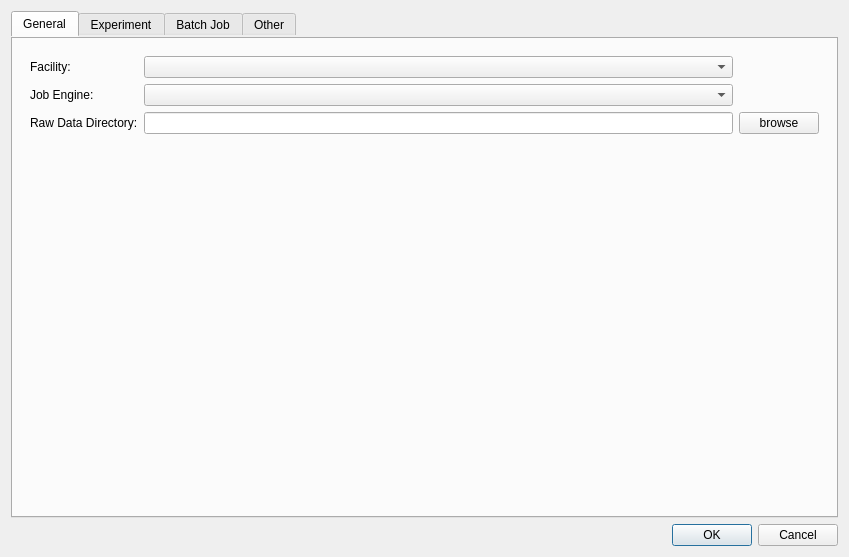
<?xml version="1.0" encoding="UTF-8"?>
<ui version="4.0">
 <class>Settings</class>
 <widget class="QDialog" name="Settings">
  <property name="geometry">
   <rect>
    <x>0</x>
    <y>0</y>
    <width>849</width>
    <height>557</height>
   </rect>
  </property>
  <property name="windowTitle">
   <string>Settings</string>
  </property>
  <layout class="QVBoxLayout" name="verticalLayout">
   <item>
    <widget class="QTabWidget" name="tabWidget">
     <property name="styleSheet">
      <string notr="true">QTabWidget::pane { 
 padding: 20px;
 margin: -10px -10px -10px -10px;
}</string>
     </property>
     <property name="currentIndex">
      <number>0</number>
     </property>
     <widget class="QWidget" name="tab">
      <attribute name="title">
       <string>General</string>
      </attribute>
      <layout class="QVBoxLayout" name="verticalLayout_4">
       <item>
        <layout class="QGridLayout" name="gridLayout">
         <item row="1" column="1">
          <widget class="QComboBox" name="jobEngine"/>
         </item>
         <item row="1" column="0">
          <widget class="QLabel" name="label_2">
           <property name="text">
            <string>Job Engine:</string>
           </property>
           <property name="alignment">
            <set>Qt::AlignLeading|Qt::AlignLeft|Qt::AlignVCenter</set>
           </property>
          </widget>
         </item>
         <item row="2" column="2">
          <widget class="QPushButton" name="browseButton">
           <property name="text">
            <string>browse</string>
           </property>
          </widget>
         </item>
         <item row="2" column="0">
          <widget class="QLabel" name="label_34">
           <property name="text">
            <string>Raw Data Directory:</string>
           </property>
           <property name="alignment">
            <set>Qt::AlignLeading|Qt::AlignLeft|Qt::AlignVCenter</set>
           </property>
          </widget>
         </item>
         <item row="0" column="0">
          <widget class="QLabel" name="label">
           <property name="text">
            <string>Facility:</string>
           </property>
           <property name="alignment">
            <set>Qt::AlignLeading|Qt::AlignLeft|Qt::AlignVCenter</set>
           </property>
          </widget>
         </item>
         <item row="2" column="1">
          <widget class="QLineEdit" name="rawDataDir"/>
         </item>
         <item row="0" column="1">
          <widget class="QComboBox" name="facilityBox"/>
         </item>
        </layout>
       </item>
       <item>
        <spacer name="verticalSpacer_3">
         <property name="orientation">
          <enum>Qt::Vertical</enum>
         </property>
         <property name="sizeHint" stdset="0">
          <size>
           <width>20</width>
           <height>187</height>
          </size>
         </property>
        </spacer>
       </item>
      </layout>
     </widget>
     <widget class="QWidget" name="tab_2">
      <attribute name="title">
       <string>Experiment</string>
      </attribute>
      <layout class="QVBoxLayout" name="verticalLayout_7">
       <item>
        <layout class="QVBoxLayout" name="verticalLayout_2">
         <item>
          <layout class="QHBoxLayout" name="horizontalLayout_2" stretch="0,1">
           <item>
            <widget class="QLabel" name="label_17">
             <property name="text">
              <string>Source &amp; Detector</string>
             </property>
            </widget>
           </item>
           <item>
            <widget class="Line" name="line">
             <property name="orientation">
              <enum>Qt::Horizontal</enum>
             </property>
            </widget>
           </item>
          </layout>
         </item>
         <item>
          <layout class="QHBoxLayout" name="horizontalLayout_3">
           <item>
            <layout class="QGridLayout" name="gridLayout_2">
             <item row="0" column="0">
              <spacer name="horizontalSpacer_2">
               <property name="orientation">
                <enum>Qt::Horizontal</enum>
               </property>
               <property name="sizeType">
                <enum>QSizePolicy::Fixed</enum>
               </property>
               <property name="sizeHint" stdset="0">
                <size>
                 <width>20</width>
                 <height>20</height>
                </size>
               </property>
              </spacer>
             </item>
             <item row="0" column="1">
              <widget class="QLabel" name="label_3">
               <property name="text">
                <string>Photon Energy:</string>
               </property>
              </widget>
             </item>
             <item row="0" column="2">
              <widget class="QDoubleSpinBox" name="photonEnergy">
               <property name="maximum">
                <double>99999.000000000000000</double>
               </property>
              </widget>
             </item>
             <item row="0" column="3">
              <widget class="QLabel" name="label_18">
               <property name="text">
                <string>eV</string>
               </property>
              </widget>
             </item>
             <item row="1" column="1">
              <widget class="QLabel" name="label_5">
               <property name="text">
                <string>Pixel Size:</string>
               </property>
              </widget>
             </item>
             <item row="1" column="2">
              <widget class="QDoubleSpinBox" name="pixelSize">
               <property name="maximum">
                <double>9999.000000000000000</double>
               </property>
              </widget>
             </item>
             <item row="1" column="3">
              <widget class="QLabel" name="label_21">
               <property name="text">
                <string>μm</string>
               </property>
              </widget>
             </item>
             <item row="2" column="1">
              <widget class="QLabel" name="label_4">
               <property name="text">
                <string>Detector Distance:</string>
               </property>
              </widget>
             </item>
             <item row="2" column="2">
              <widget class="QDoubleSpinBox" name="detectorDistance">
               <property name="maximum">
                <double>9999.000000000000000</double>
               </property>
              </widget>
             </item>
             <item row="2" column="3">
              <widget class="QLabel" name="label_22">
               <property name="text">
                <string>mm</string>
               </property>
              </widget>
             </item>
            </layout>
           </item>
           <item>
            <spacer name="horizontalSpacer_3">
             <property name="orientation">
              <enum>Qt::Horizontal</enum>
             </property>
             <property name="sizeHint" stdset="0">
              <size>
               <width>40</width>
               <height>20</height>
              </size>
             </property>
            </spacer>
           </item>
          </layout>
         </item>
        </layout>
       </item>
       <item>
        <layout class="QVBoxLayout" name="verticalLayout_6">
         <item>
          <layout class="QHBoxLayout" name="horizontalLayout_4" stretch="0,1">
           <item>
            <widget class="QLabel" name="label_23">
             <property name="text">
              <string>Raw Image</string>
             </property>
            </widget>
           </item>
           <item>
            <widget class="Line" name="line_2">
             <property name="orientation">
              <enum>Qt::Horizontal</enum>
             </property>
            </widget>
           </item>
          </layout>
         </item>
         <item>
          <layout class="QHBoxLayout" name="horizontalLayout_5">
           <item>
            <layout class="QGridLayout" name="gridLayout_4">
             <item row="0" column="0">
              <spacer name="horizontalSpacer_4">
               <property name="orientation">
                <enum>Qt::Horizontal</enum>
               </property>
               <property name="sizeType">
                <enum>QSizePolicy::Fixed</enum>
               </property>
               <property name="sizeHint" stdset="0">
                <size>
                 <width>20</width>
                 <height>20</height>
                </size>
               </property>
              </spacer>
             </item>
             <item row="0" column="1">
              <widget class="QLabel" name="label_6">
               <property name="text">
                <string>Width:</string>
               </property>
              </widget>
             </item>
             <item row="0" column="2">
              <widget class="QSpinBox" name="imageWidth">
               <property name="maximum">
                <number>9999</number>
               </property>
              </widget>
             </item>
             <item row="0" column="3">
              <spacer name="horizontalSpacer_6">
               <property name="orientation">
                <enum>Qt::Horizontal</enum>
               </property>
               <property name="sizeType">
                <enum>QSizePolicy::Fixed</enum>
               </property>
               <property name="sizeHint" stdset="0">
                <size>
                 <width>20</width>
                 <height>20</height>
                </size>
               </property>
              </spacer>
             </item>
             <item row="0" column="4">
              <widget class="QLabel" name="label_7">
               <property name="text">
                <string>Height:</string>
               </property>
              </widget>
             </item>
             <item row="0" column="5">
              <widget class="QSpinBox" name="imageHeight">
               <property name="maximum">
                <number>9999</number>
               </property>
              </widget>
             </item>
             <item row="1" column="0">
              <spacer name="horizontalSpacer_5">
               <property name="orientation">
                <enum>Qt::Horizontal</enum>
               </property>
               <property name="sizeType">
                <enum>QSizePolicy::Fixed</enum>
               </property>
               <property name="sizeHint" stdset="0">
                <size>
                 <width>20</width>
                 <height>20</height>
                </size>
               </property>
              </spacer>
             </item>
             <item row="1" column="1">
              <widget class="QLabel" name="label_8">
               <property name="text">
                <string>Center X:</string>
               </property>
              </widget>
             </item>
             <item row="1" column="2">
              <widget class="QDoubleSpinBox" name="centerX">
               <property name="maximum">
                <double>9999.000000000000000</double>
               </property>
              </widget>
             </item>
             <item row="1" column="3">
              <spacer name="horizontalSpacer_7">
               <property name="orientation">
                <enum>Qt::Horizontal</enum>
               </property>
               <property name="sizeType">
                <enum>QSizePolicy::Fixed</enum>
               </property>
               <property name="sizeHint" stdset="0">
                <size>
                 <width>20</width>
                 <height>20</height>
                </size>
               </property>
              </spacer>
             </item>
             <item row="1" column="4">
              <widget class="QLabel" name="label_9">
               <property name="text">
                <string>Center Y:</string>
               </property>
              </widget>
             </item>
             <item row="1" column="5">
              <widget class="QDoubleSpinBox" name="centerY">
               <property name="maximum">
                <double>9999.000000000000000</double>
               </property>
              </widget>
             </item>
            </layout>
           </item>
           <item>
            <spacer name="horizontalSpacer_8">
             <property name="orientation">
              <enum>Qt::Horizontal</enum>
             </property>
             <property name="sizeHint" stdset="0">
              <size>
               <width>40</width>
               <height>20</height>
              </size>
             </property>
            </spacer>
           </item>
          </layout>
         </item>
        </layout>
       </item>
       <item>
        <spacer name="verticalSpacer">
         <property name="orientation">
          <enum>Qt::Vertical</enum>
         </property>
         <property name="sizeHint" stdset="0">
          <size>
           <width>20</width>
           <height>85</height>
          </size>
         </property>
        </spacer>
       </item>
      </layout>
     </widget>
     <widget class="QWidget" name="tab_3">
      <attribute name="title">
       <string>Batch Job</string>
      </attribute>
      <layout class="QVBoxLayout" name="verticalLayout_11">
       <item>
        <layout class="QVBoxLayout" name="verticalLayout_3">
         <item>
          <layout class="QHBoxLayout" name="horizontalLayout_6" stretch="0,1">
           <item>
            <widget class="QLabel" name="label_24">
             <property name="text">
              <string>Compression</string>
             </property>
            </widget>
           </item>
           <item>
            <widget class="Line" name="line_3">
             <property name="orientation">
              <enum>Qt::Horizontal</enum>
             </property>
            </widget>
           </item>
          </layout>
         </item>
         <item>
          <layout class="QHBoxLayout" name="horizontalLayout_7">
           <item>
            <spacer name="horizontalSpacer_9">
             <property name="orientation">
              <enum>Qt::Horizontal</enum>
             </property>
             <property name="sizeType">
              <enum>QSizePolicy::Fixed</enum>
             </property>
             <property name="sizeHint" stdset="0">
              <size>
               <width>20</width>
               <height>20</height>
              </size>
             </property>
            </spacer>
           </item>
           <item>
            <widget class="QLabel" name="label_14">
             <property name="text">
              <string>Compress Raw Data:</string>
             </property>
            </widget>
           </item>
           <item>
            <widget class="QCheckBox" name="compressRawData">
             <property name="text">
              <string/>
             </property>
             <property name="tristate">
              <bool>false</bool>
             </property>
            </widget>
           </item>
           <item>
            <spacer name="horizontalSpacer_12">
             <property name="orientation">
              <enum>Qt::Horizontal</enum>
             </property>
             <property name="sizeHint" stdset="0">
              <size>
               <width>40</width>
               <height>20</height>
              </size>
             </property>
            </spacer>
           </item>
          </layout>
         </item>
         <item>
          <layout class="QHBoxLayout" name="horizontalLayout_8">
           <item>
            <spacer name="horizontalSpacer_10">
             <property name="orientation">
              <enum>Qt::Horizontal</enum>
             </property>
             <property name="sizeType">
              <enum>QSizePolicy::Fixed</enum>
             </property>
             <property name="sizeHint" stdset="0">
              <size>
               <width>20</width>
               <height>20</height>
              </size>
             </property>
            </spacer>
           </item>
           <item>
            <widget class="QLabel" name="label_10">
             <property name="text">
              <string>Raw Dataset:</string>
             </property>
            </widget>
           </item>
           <item>
            <widget class="QLineEdit" name="rawDataset">
             <property name="enabled">
              <bool>false</bool>
             </property>
            </widget>
           </item>
           <item>
            <spacer name="horizontalSpacer_11">
             <property name="orientation">
              <enum>Qt::Horizontal</enum>
             </property>
             <property name="sizeType">
              <enum>QSizePolicy::Fixed</enum>
             </property>
             <property name="sizeHint" stdset="0">
              <size>
               <width>20</width>
               <height>20</height>
              </size>
             </property>
            </spacer>
           </item>
           <item>
            <widget class="QLabel" name="label_13">
             <property name="text">
              <string>Compressed Dataset:</string>
             </property>
            </widget>
           </item>
           <item>
            <widget class="QLineEdit" name="compressedDataset">
             <property name="enabled">
              <bool>false</bool>
             </property>
            </widget>
           </item>
           <item>
            <spacer name="horizontalSpacer_23">
             <property name="orientation">
              <enum>Qt::Horizontal</enum>
             </property>
             <property name="sizeType">
              <enum>QSizePolicy::Fixed</enum>
             </property>
             <property name="sizeHint" stdset="0">
              <size>
               <width>20</width>
               <height>20</height>
              </size>
             </property>
            </spacer>
           </item>
           <item>
            <widget class="QLabel" name="label_32">
             <property name="text">
              <string>Compressed Batch Size:</string>
             </property>
            </widget>
           </item>
           <item>
            <widget class="QSpinBox" name="compressedBatchSize">
             <property name="maximum">
              <number>10000</number>
             </property>
             <property name="value">
              <number>100</number>
             </property>
            </widget>
           </item>
          </layout>
         </item>
        </layout>
       </item>
       <item>
        <layout class="QVBoxLayout" name="verticalLayout_10">
         <item>
          <layout class="QHBoxLayout" name="horizontalLayout_15" stretch="0,1">
           <item>
            <widget class="QLabel" name="label_29">
             <property name="text">
              <string>Hit Finding</string>
             </property>
            </widget>
           </item>
           <item>
            <widget class="Line" name="line_6">
             <property name="orientation">
              <enum>Qt::Horizontal</enum>
             </property>
            </widget>
           </item>
          </layout>
         </item>
         <item>
          <layout class="QHBoxLayout" name="horizontalLayout_16" stretch="0,0,1">
           <item>
            <spacer name="horizontalSpacer_13">
             <property name="orientation">
              <enum>Qt::Horizontal</enum>
             </property>
             <property name="sizeType">
              <enum>QSizePolicy::Fixed</enum>
             </property>
             <property name="sizeHint" stdset="0">
              <size>
               <width>20</width>
               <height>20</height>
              </size>
             </property>
            </spacer>
           </item>
           <item>
            <widget class="QLabel" name="label_30">
             <property name="text">
              <string>Choose Hit Finding Configuration:</string>
             </property>
            </widget>
           </item>
           <item>
            <widget class="QComboBox" name="hitTags"/>
           </item>
          </layout>
         </item>
         <item>
          <layout class="QHBoxLayout" name="horizontalLayout_10">
           <item>
            <spacer name="horizontalSpacer_14">
             <property name="orientation">
              <enum>Qt::Horizontal</enum>
             </property>
             <property name="sizeType">
              <enum>QSizePolicy::Fixed</enum>
             </property>
             <property name="sizeHint" stdset="0">
              <size>
               <width>20</width>
               <height>20</height>
              </size>
             </property>
            </spacer>
           </item>
           <item>
            <widget class="QLabel" name="label_35">
             <property name="text">
              <string>Skip event if max intensity &lt;</string>
             </property>
            </widget>
           </item>
           <item>
            <widget class="QSpinBox" name="maxIntensity">
             <property name="maximum">
              <number>99999</number>
             </property>
            </widget>
           </item>
           <item>
            <widget class="QLabel" name="label_20">
             <property name="text">
              <string>;  A hit should have at least</string>
             </property>
            </widget>
           </item>
           <item>
            <widget class="QSpinBox" name="minPeaks"/>
           </item>
           <item>
            <widget class="QLabel" name="label_26">
             <property name="text">
              <string>peaks</string>
             </property>
            </widget>
           </item>
           <item>
            <spacer name="horizontalSpacer_16">
             <property name="orientation">
              <enum>Qt::Horizontal</enum>
             </property>
             <property name="sizeHint" stdset="0">
              <size>
               <width>40</width>
               <height>20</height>
              </size>
             </property>
            </spacer>
           </item>
          </layout>
         </item>
        </layout>
       </item>
       <item>
        <layout class="QVBoxLayout" name="verticalLayout_8">
         <item>
          <layout class="QHBoxLayout" name="horizontalLayout_9" stretch="0,1">
           <item>
            <widget class="QLabel" name="label_25">
             <property name="text">
              <string>Save to CXI</string>
             </property>
            </widget>
           </item>
           <item>
            <widget class="Line" name="line_4">
             <property name="orientation">
              <enum>Qt::Horizontal</enum>
             </property>
            </widget>
           </item>
          </layout>
         </item>
         <item>
          <layout class="QHBoxLayout" name="horizontalLayout_11">
           <item>
            <spacer name="horizontalSpacer_17">
             <property name="orientation">
              <enum>Qt::Horizontal</enum>
             </property>
             <property name="sizeType">
              <enum>QSizePolicy::Fixed</enum>
             </property>
             <property name="sizeHint" stdset="0">
              <size>
               <width>20</width>
               <height>20</height>
              </size>
             </property>
            </spacer>
           </item>
           <item>
            <widget class="QLabel" name="label_11">
             <property name="text">
              <string>CXI Raw Data Path:</string>
             </property>
            </widget>
           </item>
           <item>
            <widget class="QLineEdit" name="cxiRawDataPath"/>
           </item>
           <item>
            <spacer name="horizontalSpacer_15">
             <property name="orientation">
              <enum>Qt::Horizontal</enum>
             </property>
             <property name="sizeType">
              <enum>QSizePolicy::Fixed</enum>
             </property>
             <property name="sizeHint" stdset="0">
              <size>
               <width>20</width>
               <height>20</height>
              </size>
             </property>
            </spacer>
           </item>
           <item>
            <widget class="QLabel" name="label_16">
             <property name="text">
              <string>CXI Peak Info Path:</string>
             </property>
            </widget>
           </item>
           <item>
            <widget class="QLineEdit" name="cxiPeakInfoPath"/>
           </item>
           <item>
            <spacer name="horizontalSpacer_24">
             <property name="orientation">
              <enum>Qt::Horizontal</enum>
             </property>
             <property name="sizeType">
              <enum>QSizePolicy::Fixed</enum>
             </property>
             <property name="sizeHint" stdset="0">
              <size>
               <width>20</width>
               <height>20</height>
              </size>
             </property>
            </spacer>
           </item>
           <item>
            <widget class="QLabel" name="label_33">
             <property name="text">
              <string>CXI Size:</string>
             </property>
            </widget>
           </item>
           <item>
            <widget class="QSpinBox" name="cxiSize">
             <property name="maximum">
              <number>10000</number>
             </property>
             <property name="value">
              <number>100</number>
             </property>
            </widget>
           </item>
          </layout>
         </item>
         <item>
          <layout class="QHBoxLayout" name="horizontalLayout_12">
           <item>
            <spacer name="horizontalSpacer_18">
             <property name="orientation">
              <enum>Qt::Horizontal</enum>
             </property>
             <property name="sizeType">
              <enum>QSizePolicy::Fixed</enum>
             </property>
             <property name="sizeHint" stdset="0">
              <size>
               <width>20</width>
               <height>20</height>
              </size>
             </property>
            </spacer>
           </item>
           <item>
            <widget class="QLabel" name="label_27">
             <property name="text">
              <string>Keep cheetah datasets:</string>
             </property>
            </widget>
           </item>
           <item>
            <widget class="QLineEdit" name="cheetahDatasets"/>
           </item>
          </layout>
         </item>
        </layout>
       </item>
       <item>
        <layout class="QVBoxLayout" name="verticalLayout_9">
         <item>
          <layout class="QHBoxLayout" name="horizontalLayout_13" stretch="0,1">
           <item>
            <widget class="QLabel" name="label_28">
             <property name="text">
              <string>Job Management</string>
             </property>
            </widget>
           </item>
           <item>
            <widget class="Line" name="line_5">
             <property name="orientation">
              <enum>Qt::Horizontal</enum>
             </property>
            </widget>
           </item>
          </layout>
         </item>
         <item>
          <layout class="QHBoxLayout" name="horizontalLayout_14">
           <item>
            <layout class="QGridLayout" name="gridLayout_3">
             <item row="0" column="0">
              <spacer name="horizontalSpacer_19">
               <property name="orientation">
                <enum>Qt::Horizontal</enum>
               </property>
               <property name="sizeType">
                <enum>QSizePolicy::Fixed</enum>
               </property>
               <property name="sizeHint" stdset="0">
                <size>
                 <width>20</width>
                 <height>20</height>
                </size>
               </property>
              </spacer>
             </item>
             <item row="0" column="1">
              <widget class="QLabel" name="label_15">
               <property name="text">
                <string>Job Pool Capacity of Auto Mode:</string>
               </property>
              </widget>
             </item>
             <item row="0" column="2">
              <widget class="QSpinBox" name="jobPoolSize">
               <property name="value">
                <number>0</number>
               </property>
              </widget>
             </item>
             <item row="1" column="0">
              <spacer name="horizontalSpacer_20">
               <property name="orientation">
                <enum>Qt::Horizontal</enum>
               </property>
               <property name="sizeType">
                <enum>QSizePolicy::Fixed</enum>
               </property>
               <property name="sizeHint" stdset="0">
                <size>
                 <width>20</width>
                 <height>20</height>
                </size>
               </property>
              </spacer>
             </item>
             <item row="1" column="1">
              <widget class="QLabel" name="label_12">
               <property name="text">
                <string>Job Batch Size for MPI:</string>
               </property>
              </widget>
             </item>
             <item row="1" column="2">
              <widget class="QSpinBox" name="mpiBatchSize">
               <property name="maximum">
                <number>9999</number>
               </property>
              </widget>
             </item>
             <item row="2" column="0">
              <spacer name="horizontalSpacer_22">
               <property name="orientation">
                <enum>Qt::Horizontal</enum>
               </property>
               <property name="sizeType">
                <enum>QSizePolicy::Fixed</enum>
               </property>
               <property name="sizeHint" stdset="0">
                <size>
                 <width>20</width>
                 <height>20</height>
                </size>
               </property>
              </spacer>
             </item>
             <item row="2" column="1">
              <widget class="QLabel" name="label_31">
               <property name="text">
                <string>Job Update Period/sec:</string>
               </property>
              </widget>
             </item>
             <item row="2" column="2">
              <widget class="QSpinBox" name="updatePeriod"/>
             </item>
            </layout>
           </item>
           <item>
            <spacer name="horizontalSpacer_21">
             <property name="orientation">
              <enum>Qt::Horizontal</enum>
             </property>
             <property name="sizeHint" stdset="0">
              <size>
               <width>40</width>
               <height>20</height>
              </size>
             </property>
            </spacer>
           </item>
          </layout>
         </item>
        </layout>
       </item>
       <item>
        <spacer name="verticalSpacer_2">
         <property name="orientation">
          <enum>Qt::Vertical</enum>
         </property>
         <property name="sizeHint" stdset="0">
          <size>
           <width>20</width>
           <height>4</height>
          </size>
         </property>
        </spacer>
       </item>
      </layout>
     </widget>
     <widget class="QWidget" name="tab_4">
      <attribute name="title">
       <string>Other</string>
      </attribute>
      <layout class="QVBoxLayout" name="verticalLayout_5">
       <item>
        <layout class="QHBoxLayout" name="horizontalLayout">
         <item>
          <widget class="QLabel" name="label_19">
           <property name="text">
            <string>Max Info:</string>
           </property>
           <property name="alignment">
            <set>Qt::AlignRight|Qt::AlignTrailing|Qt::AlignVCenter</set>
           </property>
          </widget>
         </item>
         <item>
          <widget class="QSpinBox" name="maxInfo">
           <property name="maximum">
            <number>999999</number>
           </property>
           <property name="value">
            <number>1000</number>
           </property>
          </widget>
         </item>
         <item>
          <spacer name="horizontalSpacer">
           <property name="orientation">
            <enum>Qt::Horizontal</enum>
           </property>
           <property name="sizeHint" stdset="0">
            <size>
             <width>40</width>
             <height>20</height>
            </size>
           </property>
          </spacer>
         </item>
        </layout>
       </item>
       <item>
        <spacer name="verticalSpacer_4">
         <property name="orientation">
          <enum>Qt::Vertical</enum>
         </property>
         <property name="sizeHint" stdset="0">
          <size>
           <width>20</width>
           <height>224</height>
          </size>
         </property>
        </spacer>
       </item>
      </layout>
     </widget>
    </widget>
   </item>
   <item>
    <widget class="QDialogButtonBox" name="buttonBox">
     <property name="orientation">
      <enum>Qt::Horizontal</enum>
     </property>
     <property name="standardButtons">
      <set>QDialogButtonBox::Cancel|QDialogButtonBox::Ok</set>
     </property>
    </widget>
   </item>
  </layout>
 </widget>
 <resources/>
 <connections>
  <connection>
   <sender>buttonBox</sender>
   <signal>accepted()</signal>
   <receiver>Settings</receiver>
   <slot>accept()</slot>
   <hints>
    <hint type="sourcelabel">
     <x>248</x>
     <y>254</y>
    </hint>
    <hint type="destinationlabel">
     <x>157</x>
     <y>274</y>
    </hint>
   </hints>
  </connection>
  <connection>
   <sender>buttonBox</sender>
   <signal>rejected()</signal>
   <receiver>Settings</receiver>
   <slot>reject()</slot>
   <hints>
    <hint type="sourcelabel">
     <x>316</x>
     <y>260</y>
    </hint>
    <hint type="destinationlabel">
     <x>286</x>
     <y>274</y>
    </hint>
   </hints>
  </connection>
 </connections>
</ui>
